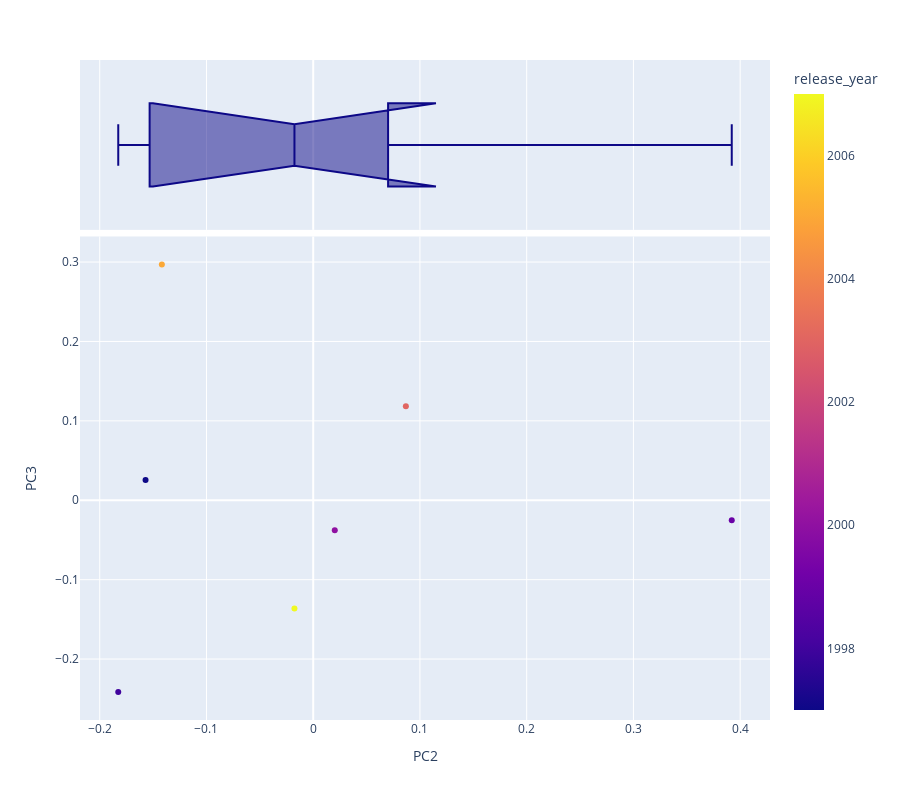

The notebook cell saved with this chart:
### Markdown cell above
## PCA Viz 2

### Code cell
vis_pcs(DCM, 2, 3, label = 'release_year', hover_name='title')

### Figure 1 — Plotly figure (JSON) as saved in the notebook; plotly's stock layout.template omitted (floating-point values rounded to 4 significant figures)
{"data": [{"hovertemplate": "<b>%{hovertext}</b><br><br>PC2=%{x}<br>PC3=%{y}<br>release_year=%{marker.color}<extra></extra>", "hovertext": ["Harry Potter And The Sorcerer's Stone", "Harry Potter And The Chamber of Secrets", "Harry Potter And The Prisoner of Azkaban", "Harry Potter And The Goblet of Fire", "Harry Potter And The Order Of The Phoenix", "Harry Potter And The Half Blood Prince", "Harry Potter And The Deathly Hallows"], "legendgroup": "", "marker": {"color": [1997, 1998, 1999, 2000, 2003, 2005, 2007], "coloraxis": "coloraxis", "symbol": "circle"}, "mode": "markers", "name": "", "orientation": "v", "showlegend": false, "type": "scatter", "x": [-0.1571, -0.1826, 0.3921, 0.0202, 0.0868, -0.1418, -0.01758], "xaxis": "x", "y": [0.02543, -0.2416, -0.02529, -0.03764, 0.1184, 0.2971, -0.1364], "yaxis": "y"}, {"alignmentgroup": "True", "hovertemplate": "<b>%{hovertext}</b><br><br>PC2=%{x}<extra></extra>", "hovertext": ["Harry Potter And The Sorcerer's Stone", "Harry Potter And The Chamber of Secrets", "Harry Potter And The Prisoner of Azkaban", "Harry Potter And The Goblet of Fire", "Harry Potter And The Order Of The Phoenix", "Harry Potter And The Half Blood Prince", "Harry Potter And The Deathly Hallows"], "legendgroup": "", "marker": {"color": "#0d0887", "symbol": "circle"}, "name": "", "notched": true, "offsetgroup": "", "showlegend": false, "type": "box", "x": [-0.1571, -0.1826, 0.3921, 0.0202, 0.0868, -0.1418, -0.01758], "xaxis": "x2", "yaxis": "y2"}], "layout": {"coloraxis": {"colorbar": {"title": {"text": "release_year"}}, "colorscale": [[0, "#0d0887"], [0.1111, "#46039f"], [0.2222, "#7201a8"], [0.3333, "#9c179e"], [0.4444, "#bd3786"], [0.5556, "#d8576b"], [0.6667, "#ed7953"], [0.7778, "#fb9f3a"], [0.8889, "#fdca26"], [1, "#f0f921"]]}, "height": 800, "legend": {"tracegroupgap": 0}, "margin": {"t": 60}, "xaxis": {"anchor": "y", "domain": [0, 1], "title": {"text": "PC2"}}, "xaxis2": {"anchor": "y2", "domain": [0, 1], "matches": "x", "showgrid": true, "showticklabels": false}, "yaxis": {"anchor": "x", "domain": [0, 0.7326], "title": {"text": "PC3"}}, "yaxis2": {"anchor": "x2", "domain": [0.7426, 1], "matches": "y2", "showgrid": false, "showline": false, "showticklabels": false, "ticks": ""}}}
